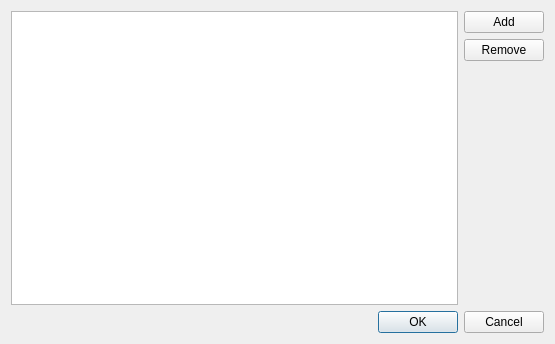
<?xml version="1.0" encoding="UTF-8"?>
<ui version="4.0">
 <class>LibraryManagerWindow</class>
 <widget class="QDialog" name="LibraryManagerWindow">
  <property name="geometry">
   <rect>
    <x>0</x>
    <y>0</y>
    <width>555</width>
    <height>344</height>
   </rect>
  </property>
  <property name="windowTitle">
   <string>Dialog</string>
  </property>
  <layout class="QGridLayout" name="gridLayout">
   <item row="0" column="0">
    <layout class="QVBoxLayout" name="verticalLayout_2">
     <item>
      <layout class="QHBoxLayout" name="horizontalLayout">
       <item>
        <widget class="QListWidget" name="list"/>
       </item>
       <item>
        <layout class="QVBoxLayout" name="verticalLayout">
         <item>
          <widget class="QPushButton" name="addBtn">
           <property name="text">
            <string>Add</string>
           </property>
          </widget>
         </item>
         <item>
          <widget class="QPushButton" name="removeBtn">
           <property name="text">
            <string>Remove</string>
           </property>
          </widget>
         </item>
         <item>
          <spacer name="verticalSpacer">
           <property name="orientation">
            <enum>Qt::Vertical</enum>
           </property>
           <property name="sizeHint" stdset="0">
            <size>
             <width>20</width>
             <height>40</height>
            </size>
           </property>
          </spacer>
         </item>
        </layout>
       </item>
      </layout>
     </item>
     <item>
      <widget class="QDialogButtonBox" name="buttonBox">
       <property name="orientation">
        <enum>Qt::Horizontal</enum>
       </property>
       <property name="standardButtons">
        <set>QDialogButtonBox::Cancel|QDialogButtonBox::Ok</set>
       </property>
      </widget>
     </item>
    </layout>
   </item>
  </layout>
 </widget>
 <resources/>
 <connections>
  <connection>
   <sender>buttonBox</sender>
   <signal>accepted()</signal>
   <receiver>LibraryManagerWindow</receiver>
   <slot>accept()</slot>
   <hints>
    <hint type="sourcelabel">
     <x>248</x>
     <y>254</y>
    </hint>
    <hint type="destinationlabel">
     <x>157</x>
     <y>274</y>
    </hint>
   </hints>
  </connection>
  <connection>
   <sender>buttonBox</sender>
   <signal>rejected()</signal>
   <receiver>LibraryManagerWindow</receiver>
   <slot>reject()</slot>
   <hints>
    <hint type="sourcelabel">
     <x>316</x>
     <y>260</y>
    </hint>
    <hint type="destinationlabel">
     <x>286</x>
     <y>274</y>
    </hint>
   </hints>
  </connection>
 </connections>
</ui>
